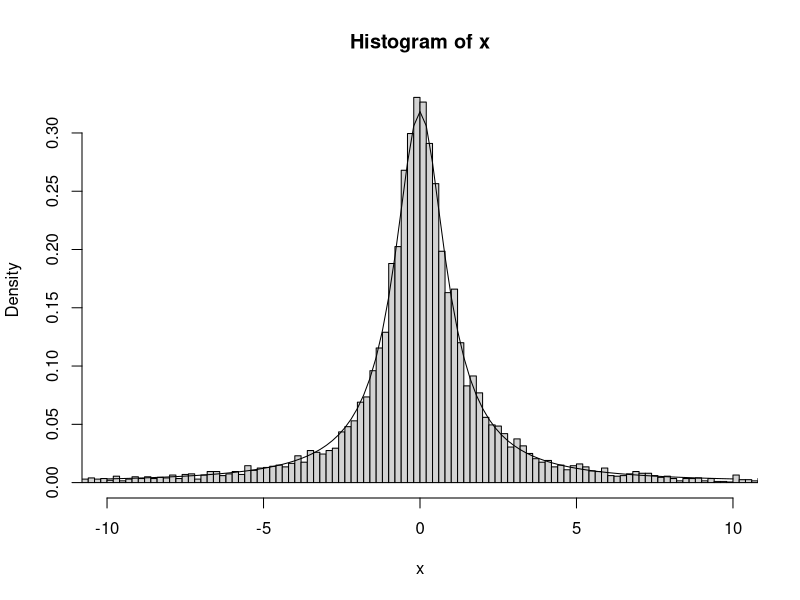
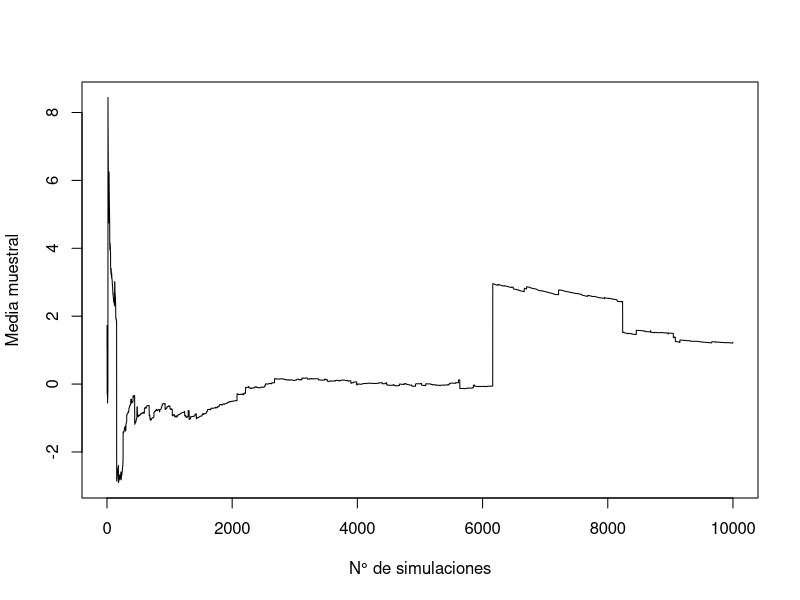

These figures' R source, in order:
## ---- chunk 1
# Distribuci?n de Cauchy por inversi?n

rcauchyn <- function(n = 1000) {
# Simulaci?n n valores de distribuci?n de Cauchy
    return(tan(pi*runif(n)))
}
## ---- chunk 2
set.seed(1)
nsim <- 10^4
system.time(x <- rcauchyn(nsim))
## ---- chunk 3
hist(x, breaks = "FD", freq = FALSE, xlim=c(-10,10))
curve(dcauchy(x), add = TRUE)
## ---- chunk 4
plot(1:nsim, cumsum(x)/(1:nsim), type="l", ylab="Media muestral", xlab="N° de simulaciones")
## ---- chunk 5
ddcauchy <- function(x, pi){
# Densidad Cauchy
  1/(pi*(1-x^2))
}

rdcauchy <- function(pi){
# Simulaci?n por inversi?n
# Doble exponencial
  U <- runif(1)
  if (U<0.5) {
    return(tan(pi*(U-0.5)))
  } else {
    return(tan(pi*U))
  }
}

rdcauchyn <- function(n = 1000, pi) {
# Simulaci?n n valores de doble exponencial
    x <- numeric(n)
    for(i in 1:n) x[i]<-rdcauchy(pi)
    return(x)
}

## ---- chunk 6
set.seed(54321)
system.time(x <- rdcauchyn(10^4, pi))
